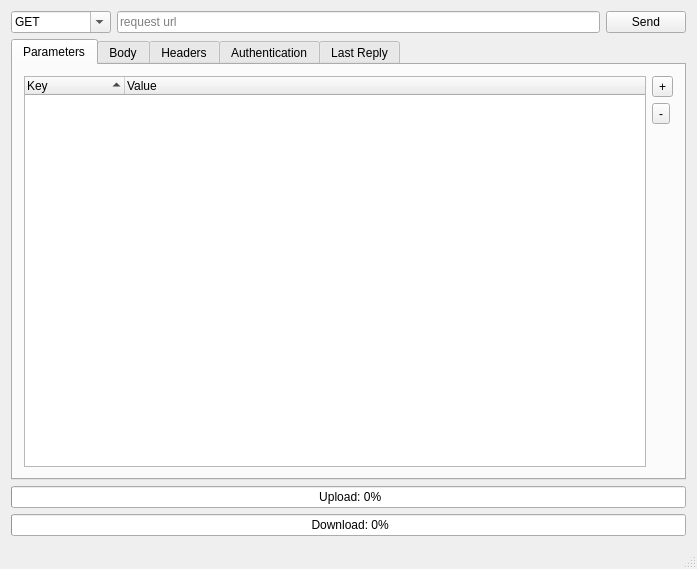
<?xml version="1.0" encoding="UTF-8"?>
<ui version="4.0">
 <class>MainWindow</class>
 <widget class="QMainWindow" name="MainWindow">
  <property name="geometry">
   <rect>
    <x>0</x>
    <y>0</y>
    <width>697</width>
    <height>569</height>
   </rect>
  </property>
  <property name="windowTitle">
   <string>MainWindow</string>
  </property>
  <widget class="QWidget" name="centralWidget">
   <layout class="QVBoxLayout" name="verticalLayout_3">
    <item>
     <layout class="QVBoxLayout" name="verticalLayout">
      <item>
       <layout class="QHBoxLayout" name="horizontalLayout">
        <item>
         <widget class="QComboBox" name="verbComboBox">
          <property name="minimumSize">
           <size>
            <width>100</width>
            <height>0</height>
           </size>
          </property>
          <property name="editable">
           <bool>true</bool>
          </property>
          <item>
           <property name="text">
            <string>GET</string>
           </property>
          </item>
          <item>
           <property name="text">
            <string>PUT</string>
           </property>
          </item>
          <item>
           <property name="text">
            <string>POST</string>
           </property>
          </item>
          <item>
           <property name="text">
            <string>DELETE</string>
           </property>
          </item>
          <item>
           <property name="text">
            <string>PATCH</string>
           </property>
          </item>
         </widget>
        </item>
        <item>
         <widget class="QLineEdit" name="urlLineEdit">
          <property name="placeholderText">
           <string>request url</string>
          </property>
          <property name="clearButtonEnabled">
           <bool>true</bool>
          </property>
         </widget>
        </item>
        <item>
         <widget class="QPushButton" name="pushButton">
          <property name="text">
           <string>Send</string>
          </property>
         </widget>
        </item>
       </layout>
      </item>
      <item>
       <widget class="QTabWidget" name="tabWidget">
        <property name="currentIndex">
         <number>0</number>
        </property>
        <property name="movable">
         <bool>true</bool>
        </property>
        <widget class="QWidget" name="parametersTab">
         <attribute name="title">
          <string>Parameters</string>
         </attribute>
         <layout class="QHBoxLayout" name="horizontalLayout_3">
          <item>
           <widget class="QTreeWidget" name="paramTreeWidget">
            <property name="editTriggers">
             <set>QAbstractItemView::AllEditTriggers</set>
            </property>
            <property name="tabKeyNavigation">
             <bool>true</bool>
            </property>
            <property name="alternatingRowColors">
             <bool>true</bool>
            </property>
            <property name="rootIsDecorated">
             <bool>false</bool>
            </property>
            <property name="itemsExpandable">
             <bool>false</bool>
            </property>
            <property name="sortingEnabled">
             <bool>true</bool>
            </property>
            <property name="animated">
             <bool>true</bool>
            </property>
            <property name="expandsOnDoubleClick">
             <bool>false</bool>
            </property>
            <column>
             <property name="text">
              <string>Key</string>
             </property>
            </column>
            <column>
             <property name="text">
              <string>Value</string>
             </property>
            </column>
           </widget>
          </item>
          <item>
           <layout class="QVBoxLayout" name="verticalLayout_2">
            <item>
             <widget class="QToolButton" name="addParamButton">
              <property name="text">
               <string>+</string>
              </property>
             </widget>
            </item>
            <item>
             <widget class="QToolButton" name="removeParamButton">
              <property name="text">
               <string>-</string>
              </property>
             </widget>
            </item>
            <item>
             <spacer name="verticalSpacer">
              <property name="orientation">
               <enum>Qt::Vertical</enum>
              </property>
              <property name="sizeHint" stdset="0">
               <size>
                <width>20</width>
                <height>40</height>
               </size>
              </property>
             </spacer>
            </item>
           </layout>
          </item>
         </layout>
        </widget>
        <widget class="QWidget" name="bodyTab">
         <attribute name="title">
          <string>Body</string>
         </attribute>
         <layout class="QVBoxLayout" name="verticalLayout_4">
          <item>
           <widget class="QPlainTextEdit" name="bodyJsonEdit">
            <property name="font">
             <font>
              <family>Courier New</family>
             </font>
            </property>
            <property name="documentTitle">
             <string>Body</string>
            </property>
            <property name="textInteractionFlags">
             <set>Qt::LinksAccessibleByKeyboard|Qt::LinksAccessibleByMouse|Qt::TextBrowserInteraction|Qt::TextEditable|Qt::TextEditorInteraction|Qt::TextSelectableByKeyboard|Qt::TextSelectableByMouse</set>
            </property>
            <property name="placeholderText">
             <string>Enter your JSON body here...</string>
            </property>
           </widget>
          </item>
         </layout>
        </widget>
        <widget class="QWidget" name="headersTab">
         <attribute name="title">
          <string>Headers</string>
         </attribute>
         <layout class="QHBoxLayout" name="horizontalLayout_2">
          <item>
           <widget class="QTreeWidget" name="headersTreeWidget">
            <property name="editTriggers">
             <set>QAbstractItemView::AllEditTriggers</set>
            </property>
            <property name="alternatingRowColors">
             <bool>true</bool>
            </property>
            <property name="rootIsDecorated">
             <bool>false</bool>
            </property>
            <property name="itemsExpandable">
             <bool>false</bool>
            </property>
            <property name="sortingEnabled">
             <bool>true</bool>
            </property>
            <property name="animated">
             <bool>true</bool>
            </property>
            <property name="expandsOnDoubleClick">
             <bool>false</bool>
            </property>
            <column>
             <property name="text">
              <string>Key</string>
             </property>
            </column>
            <column>
             <property name="text">
              <string>Value</string>
             </property>
            </column>
           </widget>
          </item>
          <item>
           <layout class="QVBoxLayout" name="verticalLayout_5">
            <item>
             <widget class="QToolButton" name="addHeaderButton">
              <property name="text">
               <string>+</string>
              </property>
             </widget>
            </item>
            <item>
             <widget class="QToolButton" name="removeHeaderButton">
              <property name="text">
               <string>-</string>
              </property>
             </widget>
            </item>
            <item>
             <spacer name="verticalSpacer_2">
              <property name="orientation">
               <enum>Qt::Vertical</enum>
              </property>
              <property name="sizeHint" stdset="0">
               <size>
                <width>20</width>
                <height>40</height>
               </size>
              </property>
             </spacer>
            </item>
           </layout>
          </item>
         </layout>
        </widget>
        <widget class="QWidget" name="authTab">
         <attribute name="title">
          <string>Authentication</string>
         </attribute>
         <layout class="QFormLayout" name="formLayout">
          <item row="0" column="0">
           <widget class="QLabel" name="usernameLabel">
            <property name="text">
             <string>&amp;Username:</string>
            </property>
            <property name="buddy">
             <cstring>usernameLineEdit</cstring>
            </property>
           </widget>
          </item>
          <item row="0" column="1">
           <widget class="QLineEdit" name="usernameLineEdit"/>
          </item>
          <item row="1" column="0">
           <widget class="QLabel" name="passwordLabel">
            <property name="text">
             <string>&amp;Password:</string>
            </property>
            <property name="buddy">
             <cstring>passwordLineEdit</cstring>
            </property>
           </widget>
          </item>
          <item row="1" column="1">
           <widget class="QLineEdit" name="passwordLineEdit">
            <property name="echoMode">
             <enum>QLineEdit::Password</enum>
            </property>
           </widget>
          </item>
         </layout>
        </widget>
        <widget class="QWidget" name="replyTab">
         <attribute name="title">
          <string>Last Reply</string>
         </attribute>
         <layout class="QVBoxLayout" name="verticalLayout_6">
          <item>
           <layout class="QFormLayout" name="formLayout_2">
            <item row="1" column="0">
             <widget class="QLabel" name="codeLabel">
              <property name="text">
               <string>Status-Code:</string>
              </property>
             </widget>
            </item>
            <item row="1" column="1">
             <widget class="QLineEdit" name="codeLineEdit">
              <property name="readOnly">
               <bool>true</bool>
              </property>
              <property name="placeholderText">
               <string>200</string>
              </property>
             </widget>
            </item>
            <item row="2" column="0">
             <widget class="QLabel" name="networkErrorLabel">
              <property name="text">
               <string>Network error:</string>
              </property>
             </widget>
            </item>
            <item row="2" column="1">
             <widget class="QLineEdit" name="networkErrorLineEdit">
              <property name="readOnly">
               <bool>true</bool>
              </property>
              <property name="placeholderText">
               <string>No network error occured</string>
              </property>
             </widget>
            </item>
            <item row="0" column="0">
             <widget class="QLabel" name="requestUrlLabel">
              <property name="text">
               <string>Request-Url:</string>
              </property>
             </widget>
            </item>
            <item row="0" column="1">
             <widget class="QLineEdit" name="requestUrlLineEdit">
              <property name="readOnly">
               <bool>true</bool>
              </property>
             </widget>
            </item>
           </layout>
          </item>
          <item>
           <widget class="QPlainTextEdit" name="replyJsonEdit">
            <property name="font">
             <font>
              <family>Courier New</family>
             </font>
            </property>
            <property name="documentTitle">
             <string>Body</string>
            </property>
            <property name="readOnly">
             <bool>true</bool>
            </property>
            <property name="textInteractionFlags">
             <set>Qt::LinksAccessibleByKeyboard|Qt::LinksAccessibleByMouse|Qt::TextBrowserInteraction|Qt::TextSelectableByKeyboard|Qt::TextSelectableByMouse</set>
            </property>
            <property name="placeholderText">
             <string>Press &quot;send&quot; to get a reply...</string>
            </property>
           </widget>
          </item>
         </layout>
        </widget>
       </widget>
      </item>
     </layout>
    </item>
    <item>
     <widget class="QProgressBar" name="uploadBar">
      <property name="value">
       <number>0</number>
      </property>
      <property name="format">
       <string> Upload: %p%</string>
      </property>
     </widget>
    </item>
    <item>
     <widget class="QProgressBar" name="downloadBar">
      <property name="value">
       <number>0</number>
      </property>
      <property name="format">
       <string> Download: %p%</string>
      </property>
     </widget>
    </item>
   </layout>
  </widget>
  <widget class="QMenuBar" name="menuBar">
   <property name="geometry">
    <rect>
     <x>0</x>
     <y>0</y>
     <width>697</width>
     <height>23</height>
    </rect>
   </property>
  </widget>
  <widget class="QStatusBar" name="statusBar"/>
 </widget>
 <layoutdefault spacing="6" margin="11"/>
 <resources/>
 <connections/>
</ui>
